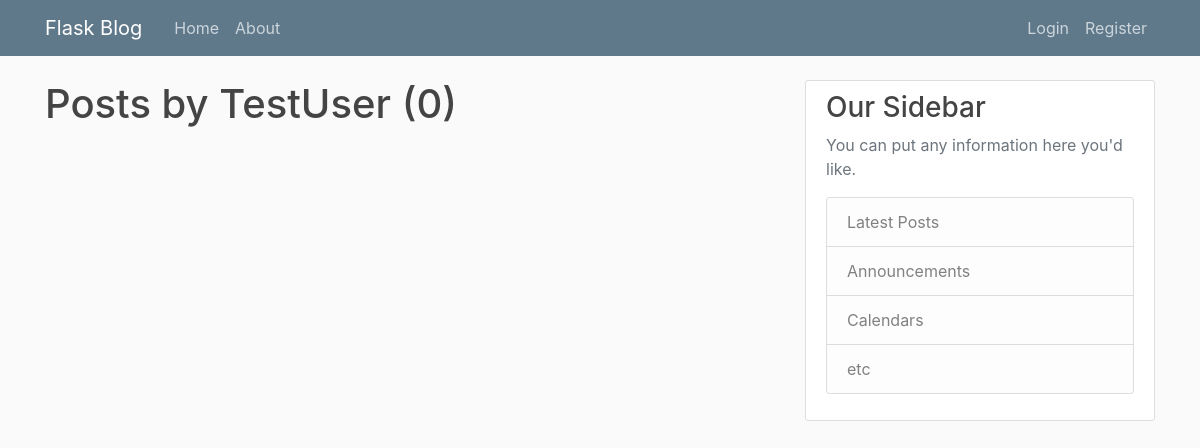
The page /user/TestUser on the database as committed earlier.
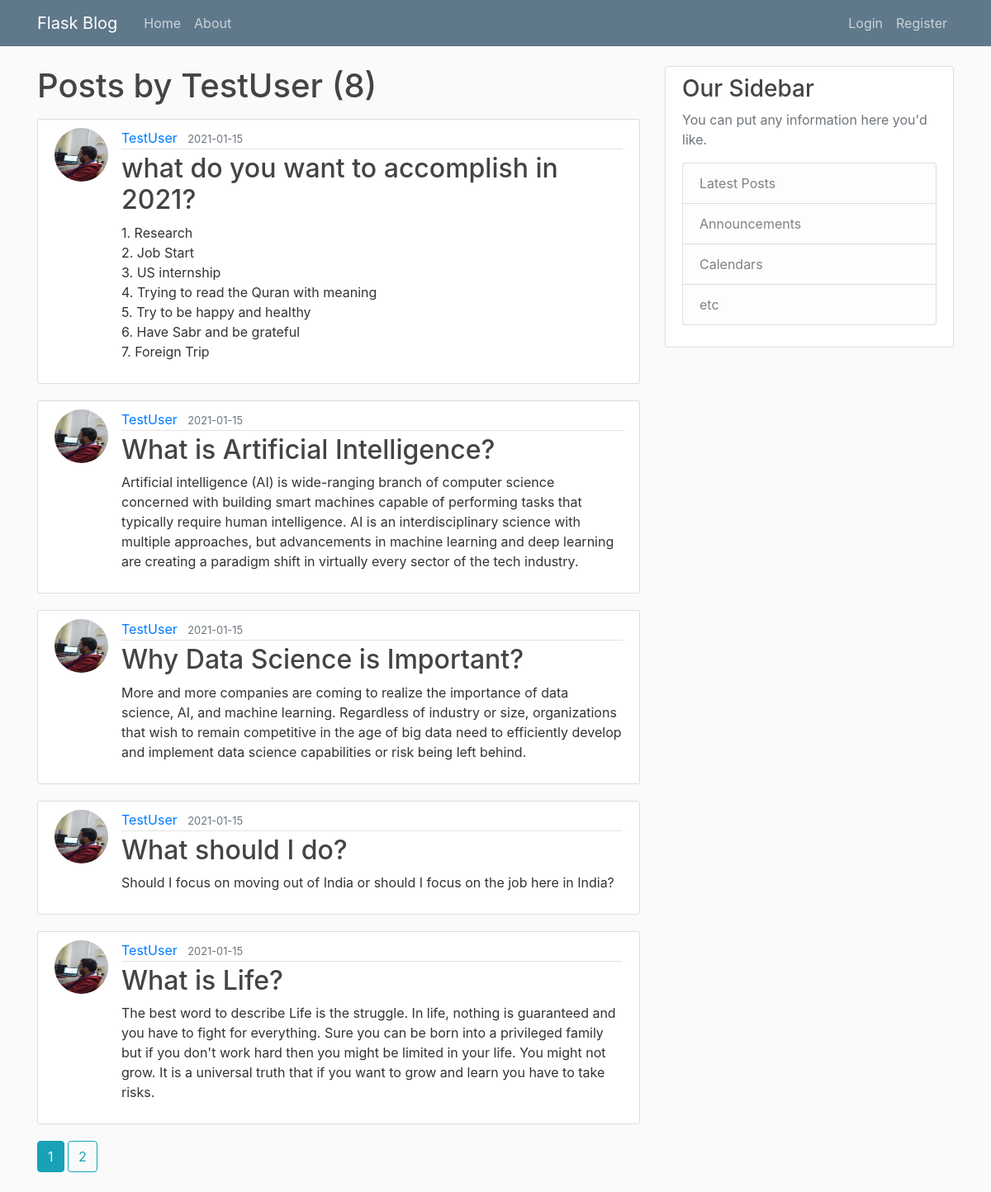
The same page on the database as committed later.
### flaskblog/models.py (models this page shows, shortened)
class Post(db.Model):
	id = db.Column(db.Integer, primary_key=True)
	title = db.Column(db.String(100), nullable=False)
	date_posted = db.Column(db.DateTime, nullable=False, default=datetime.utcnow)
	content = db.Column(db.Text, nullable=False)
	user_id = db.Column(db.Integer,db.ForeignKey('user.id'), nullable=False)

class User(db.Model, UserMixin):
	id = db.Column(db.Integer, primary_key=True)
	username = db.Column(db.String(20), unique=True, nullable=False)
	email = db.Column(db.String(120), unique=True, nullable=False)
	image_file = db.Column(db.String(20), nullable=False, default='default.jpg')
	password = db.Column(db.String(60), nullable=False)
	posts = db.relationship('Post', backref='author', lazy=True)

### flaskblog/users/routes.py (the view)
@users.route("/user/<string:username>")
def user_posts(username):
    page = request.args.get('page', 1, type=int)
    user = User.query.filter_by(username=username).first_or_404()
    posts = Post.query.filter_by(author=user)\
        .order_by(Post.date_posted.desc())\
        .paginate(page=page, per_page=5)
    return render_template('user_posts.html', posts=posts, user=user)

### flaskblog/templates/user_posts.html
{% extends "layout.html" %}
{% block content %}
	<h1 class="mb-3"> Posts by {{ user.username }} ({{ posts.total }})</h1>
	{% for post in posts.items %}
	<article class="media content-section">
		<img class = "rounded-circle article-img" src="{{ url_for('static', filename='profile_pics/' + post.author.image_file)}}">
		<div class="media-body">
			<div class="article-metadata">
				<a class="mr-2" href="{{ url_for('users.user_posts', username= post.author.username) }}">{{ post.author.username }}</a>
				<small class="text-muted">{{ post.date_posted.strftime('%Y-%m-%d') }}</small>
			</div>
			<h2><a class="article-title" href="{{ url_for('posts.post', post_id=post.id) }}">{{ post.title }}</a></h2>
			<p class="article-content">{{ post.content }}</p>
		</div>
	</article>
	{% endfor %}
	{% for page_num in posts.iter_pages(left_edge=1, right_edge=1, left_current=1, right_current=2) %}
		{% if page_num %}
			{% if posts.page == page_num %}
				<a class="btn btn-info mb-4"href="{{url_for('users.user_posts',username = user.username,page=page_num)}}">{{ page_num }}</a>
			{% else %}
				<a class="btn btn-outline-info mb-4"href="{{url_for('users.user_posts',username = user.username,page=page_num)}}">{{ page_num }}</a>
			{% endif %}
		{% else %}
				...
		{% endif %}
	{% endfor %}
{% endblock content %}

Rows that differ between the two databases and show on the page:
added Post: image_file (placeholder picture), author.username "TestUser", date_posted "2021-01-15", title "what do you want to accomplish in 2021?", content "1. Research 2. Job Start 3. US internship 4. Trying to read the Quran with meaning 5. Try to be happy and healthy 6. Have Sabr and be grateful 7. Foreign Trip"
added Post: image_file (placeholder picture), author.username "TestUser", date_posted "2021-01-15", title "What is Artificial Intelligence?", content "Artificial intelligence (AI) is wide-ranging branch of computer science concerned with building smart machines capable of performing tasks that typically require human intelligence. AI is an interdisciplinary science with multiple approaches, but advancements in machine learning and deep learning are creating a paradigm shift in virtually every sector of the tech industry."
added Post: image_file (placeholder picture), author.username "TestUser", date_posted "2021-01-15", title "Why Data Science is Important?", content "More and more companies are coming to realize the importance of data science, AI, and machine learning. Regardless of industry or size, organizations that wish to remain competitive in the age of big data need to efficiently develop and implement data science capabilities or risk being left behind."
added Post: image_file (placeholder picture), author.username "TestUser", date_posted "2021-01-15", title "What should I do?", content "Should I focus on moving out of India or should I focus on the job here in India?"
added Post: image_file (placeholder picture), author.username "TestUser", date_posted "2021-01-15", title "What is Life?", content "The best word to describe Life is the struggle. In life, nothing is guaranteed and you have to fight for everything. Sure you can be born into a privileged family but if you don't work hard then you might be limited in your life. You might not grow. It is a universal truth that if you want to grow and learn you have to take risks."
Other text that changed with them:
{{ posts.total }}: "0" → "8"
new list line: "1"
new list line: "2"
